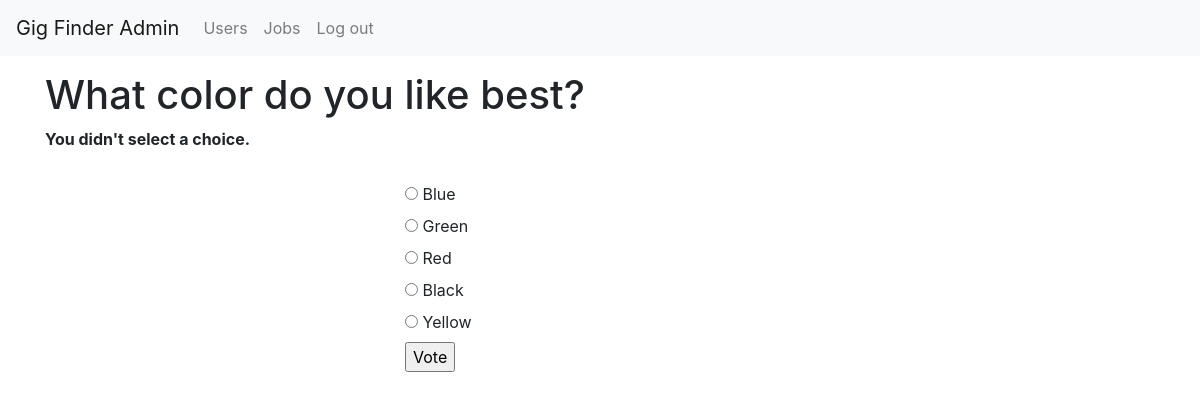
The page /1/vote/ on the database its author committed.
### polls/models.py (models this page shows, shortened)
class Question(models.Model):
    question_text = models.CharField(max_length=200)
    pub_date = models.DateTimeField('date published')

class Choice(models.Model):
    question = models.ForeignKey(Question, on_delete=models.CASCADE)
    choice_text = models.CharField(max_length=200)
    votes = models.IntegerField(default=0)

### polls/views.py (the view)
# urls.py: path('<int:pk>/vote/', views.vote, name='vote')
def vote(request, pk):
    question = get_object_or_404(Question, pk=pk)
    try:
        selected_choice = question.choice_set.get(pk=request.POST['choice'])
    except (KeyError, Choice.DoesNotExist):
        return render(request, 'polls/detail.html', {
            'question': question,
            'error_message': "You didn't select a choice."
        })
    else:
        selected_choice.votes += 1
        selected_choice.save()
        return HttpResponseRedirect(reverse('polls:results', args=(question.id,)))

### polls/templates/polls/detail.html (shortened to what this page needs)
{% extends 'base.html' %}
{% block content %}
<h1>{{ question.question_text }}</h1>
{% if error_message %}
    <p><strong>
        {{ error_message }}
    </strong></p>
{% endif %}
<form action="{% url 'polls:vote' question.id %}" method="POST">
    {% for choice in question.choice_set.all %}
        <input type="radio"
            name="choice"
            id="choice{{forloop.counter}}"
            value="{{ choice.id }}">
        <label for="choice{{forloop.counter}}">{{ choice.choice_text }}</label>
        <br>
    {% endfor %}
    <input type="submit" value="Vote">
</form>
{% endblock %}

### static/css/app.css (style rules this page uses)
form { padding: 15px; margin: auto; max-width: 100%; width: 420px; }

### rows shown on the page
Question: question_text "What color do you like best?"
Choice: choice_text "Blue"
Choice: choice_text "Green"
Choice: choice_text "Red"
Choice: choice_text "Black"
Choice: choice_text "Yellow"

### other values the page prints
{{ error_message }} "You didn't select a choice."
